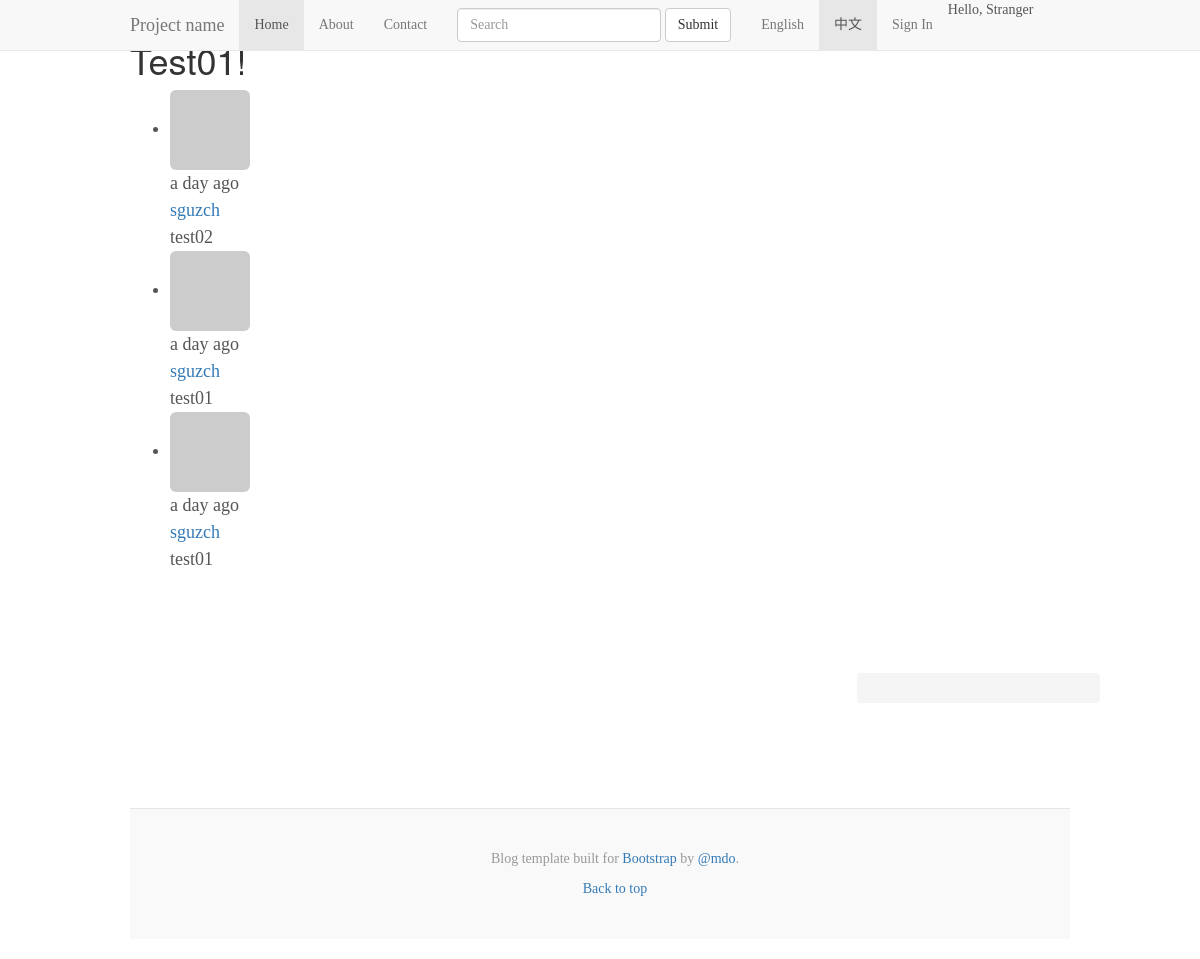
Before: / with the older database file.
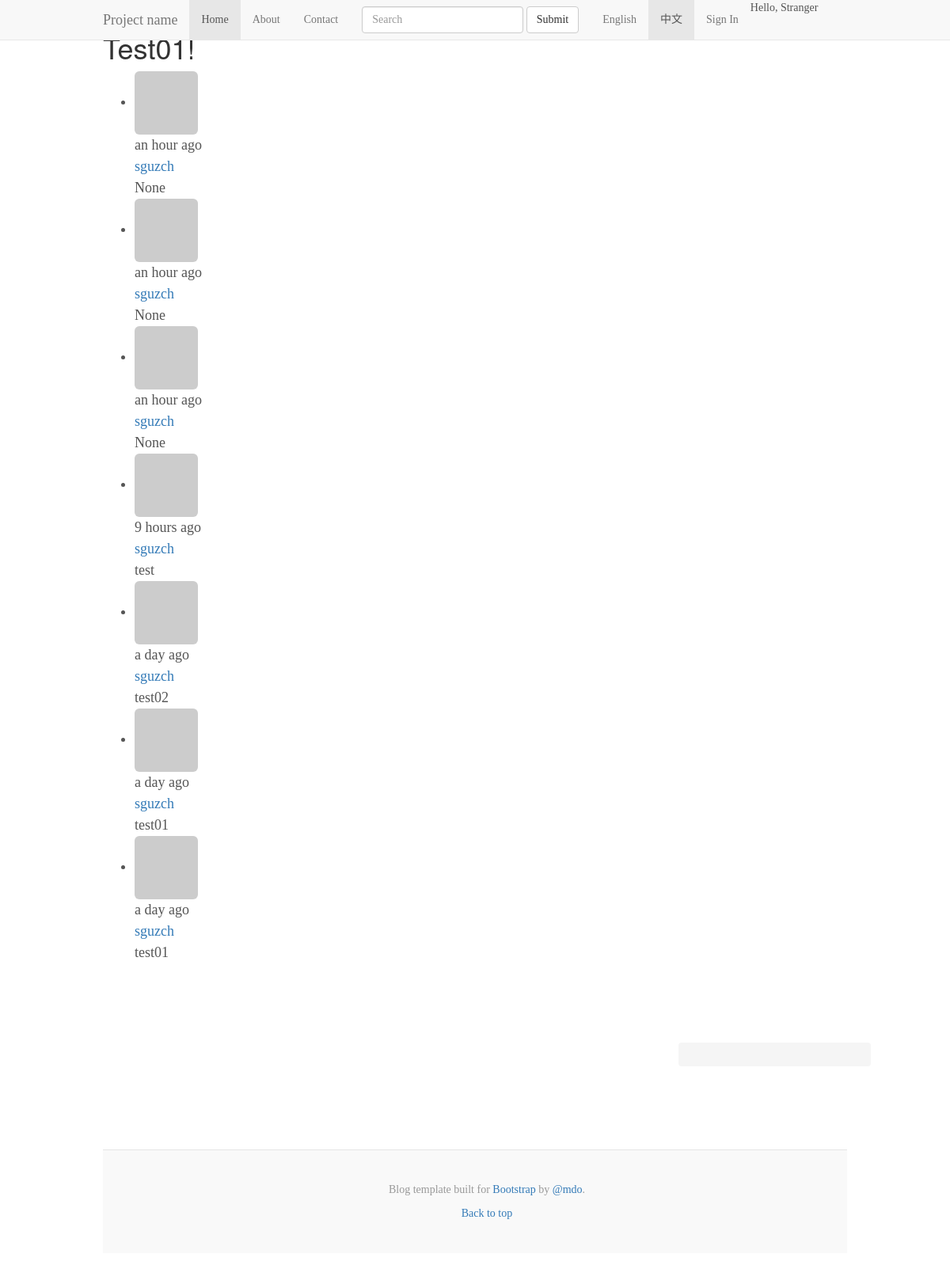
After: the same page with the newer database file.
### app/models.py (models this page shows, shortened)
class Post(db.Model):
    __tablename__ = 'posts'
    id = db.Column(db.Integer, primary_key=True)
    body = db.Column(db.Text)
    timestamp = db.Column(db.DateTime, index=True, default=datetime.utcnow)
    author_id = db.Column(db.Integer, db.ForeignKey('users.id'))

class User(UserMixin, db.Model):
    __tablename__ = 'users'
    id = db.Column(db.Integer, primary_key=True)
    email = db.Column(db.String(64), unique=True, index=True)
    username = db.Column(db.String(64), unique=True, index=True)
    password_hash = db.Column(db.String(128))
    role_id = db.Column(db.Integer, db.ForeignKey('roles.id'))
    confirmed = db.Column(db.Boolean, default=False)
    name = db.Column(db.String(64))
    location = db.Column(db.String(64))
    about_me = db.Column(db.Text())
    member_since = db.Column(db.DateTime(), default=datetime.utcnow)
    last_seen = db.Column(db.DateTime(), default=datetime.utcnow)
    avatar_hash = db.Column(db.String(32))
    posts = db.relationship('Post', backref='author', lazy='dynamic')
    @property
    def password(self):
        raise AttributeError('password is not a readable attribute')
    def gravatar(self, size=100, default='identicon', rating='g'):
        if request.is_secure:
	    url = 'https://secure.gravatar.com/avatar'
	else:
	    url = 'http://www.gravatar.com/avatar'
	hash = hashlib.md5(self.email.encode('utf-8')).hexdigest()
	return '{url}/{hash}?s={size}&d={default}&r={rating}'.format(
	    url=url, hash=hash, size=size, default=default, rating=rating)

### app/main/views.py (the view)
@main.route('/', methods=['GET', 'POST'])
def index():
    form = PostForm()
    if current_user.can(Permission.WRITE_ARTICLES) and \
            form.validate_on_submit():
        post = Post(body=form.body.data,
                    author=current_user._get_current_object())
        db.session.add(post)
        db.session.commit()
    posts = Post.query.order_by(Post.timestamp.desc()).all()
    user = User.query.all()
    return render_template('index.html', form=form, posts=posts, user=user)

### app/main/forms.py
class PostForm(Form):
    body = TextAreaField("What's on your mind?", validators=[Required()])
    submit = SubmitField('Submit')

### app/auth/views.py (called while the page is built)
@auth.before_app_request
def before_request():
    if current_user.is_authenticated():
        current_user.ping()
        if not current_user.confirmed \
	        and request.endpoint[:5] != 'auth.':
	    return redirect(url_for('auth.unconfirmed'))

### app/main/__init__.py (called while the page is built)
@main.app_context_processor
def inject_permissions():
    return dict(Permission=Permission)

### app/models.py (called while the page is built)
    def can(self, permissions):
        return False

### app/templates/index.html (shortened to what this page needs)
{% extends "base.html" %}
{% import "bootstrap/wtf.html" as wtf %}
{% block body %}
  <div class="container">
    <div class="blog-header">
    <div>
    <div class="row">
      <div class="col-sm-8 blog-main">
        <div class="blog-post">
	  <h1>Test01!</h1>
	  <ul class="posts">
	    {% for post in posts %}
	    <li class="post">
	      <div class="profile_thumbnail">
	        <a href="{{ url_for('.user', username=post.author.username) }}">
		  <img class="img-rounded profile-thumbnail"
		    src="{{ post.author.gravatar(size=40) }}">
		</a>
	      </div>
	      <div class="post-date">{{ moment(post.timestamp).fromNow() }} </div>
	      <div class="post-author">
	        <a href="{{ url_for('.user', username=post.author.username) }}">
		  {{ post.author.username }}
		</a>
	      </div>
	      <div class="post-body">{{ post.body }}</div>
	  </li>
	  {% endfor %}
      </ul>
        </div>
      </div>
      <div class="col-sm-3 col-sm-offset-1 blog-sidebar">
      </div>
    </div>
  </div>
  {{ super() }}
{% endblock %}

### app/templates/base.html (shortened to what this page needs)
{% extends "bootstrap/base.html" %}
  {% block head %}
    {{ super() }}
    <link href="../static/blog.css" rel="stylesheet">
  {% endblock %}
  {% block body %}
    {{ super() }}
    {% block navbar %}
      <nav class="navbar navbar-default navbar-fixed-top">
        <div class="container">
          <div class="navbar-header">
	    <a class="navbar-brand" href="#">Project name</a>
	  </div>
	  <div id="navbar" class="navbar-collapse collapse">
	    <ul class="nav navbar-nav">
	      <li class="active"><a href="#">Home</a></li>
	      <li><a href="#about">About</a></li>
	      <li><a href="#contact">Contact</a></li>
	      <li>
	        <form class="navbar-form" role="search">
		  <div class="form-group">
		    <input type="text" class="form-control" placeholder="Search">
		  </div>
		  <button type="submit" class="btn btn-default">Submit</button>
		</form>
	      </li>
	      <ul class="nav navbar-nav navbar-right">
		Hello,
	        {% if current_user.is_authenticated() %}
		  {{ current_user.username }}
		<li><a href="{{ url_for('auth.logout') }}">Sign Out</a></li>
		<li>
		  <a href="{{ url_for('main.user', username=current_user.username) }}"> Profile
		  </a>
		</li>
		{% else %}
		  Stranger
		<li><a href="{{ url_for('auth.login') }}">Sign In</a></li>
		{% endif %}
	      </ul>
	      <li><a href="#">English</a></li>
	      <li class="active"><a href="#">中文 </a></li>
	    </ul>
	  </div>
	</div>
      </nav>
  {% endblock %}
    <div class="container">
      <div class="blog-header">
      </div>
      <div class="row">
        <div class="col-sm-8 blog-main">
        </div>
        <div class="col-sm-3 col-sm-offset-1 blog-sidebar">
          <div class="sidebar-module sidebar-module-inset">
          </div>
          <div class="sidebar-module">
          </div>
          <div class="sidebar-module">
          </div>
        </div>
      </div>
    </div>
    {% block foot %}
    <footer class="blog-footer">
      <div class="container">
      <p>Blog template built for <a href="http://getbootstrap.com">Bootstrap</a> by <a href="https://twitter.com/mdo">@mdo</a>.</p>
      <p>
        <a href="#">Back to top</a>
      </p>
      </div>
    </footer>
    {% endblock %}
  {% endblock %}

### bootstrap/base.html (shortened to what this page needs)
{% block doc -%}
<!DOCTYPE html>
<html{% block html_attribs %}{% endblock html_attribs %}>
{%- block html %}
  <head>
    {%- block head %}
    {%- block styles %}
    <link href="{{bootstrap_find_resource('css/bootstrap.css', cdn='bootstrap')}}" rel="stylesheet">
    {%- endblock styles %}
    {%- endblock head %}
  </head>
  <body{% block body_attribs %}{% endblock body_attribs %}>
    {% block body -%}
    {% block navbar %}
    {%- endblock navbar %}
    {%- endblock body %}
  </body>
{%- endblock html %}
</html>
{% endblock doc -%}

### app/static/blog.css (style rules this page uses)
body { font-family: Georgia, "Times New Roman", Times, serif; color: #555; }
h1, .h1, h2, .h2, h3, .h3, h4, .h4, h5, .h5, h6, .h6 { margin-top: 0; font-family: "Helvetica Neue", Helvetica, Arial, sans-serif; font-weight: normal; color: #333; }
@media (min-width: 1200px) { .container { width: 970px; } }
.blog-header { padding-top: 20px; padding-bottom: 20px; }
.blog-main { font-size: 18px; line-height: 1.5; }
.sidebar-module { padding: 15px; margin: 0 -15px 15px; }
.sidebar-module-inset { padding: 15px; background-color: #f5f5f5; border-radius: 4px; }
.blog-post { margin-bottom: 60px; }
.blog-footer { padding: 40px 0; color: #999; text-align: center; background-color: #f9f9f9; border-top: 1px solid #e5e5e5; }
.blog-footer p:last-child { margin-bottom: 0; }

Changed rows visible on the page:
added Post: timestamp "an hour ago", author.username "sguzch", body "None"
added Post: timestamp "an hour ago", author.username "sguzch", body "None"
added Post: timestamp "an hour ago", author.username "sguzch", body "None"
added Post: timestamp "9 hours ago", author.username "sguzch", body "test"
